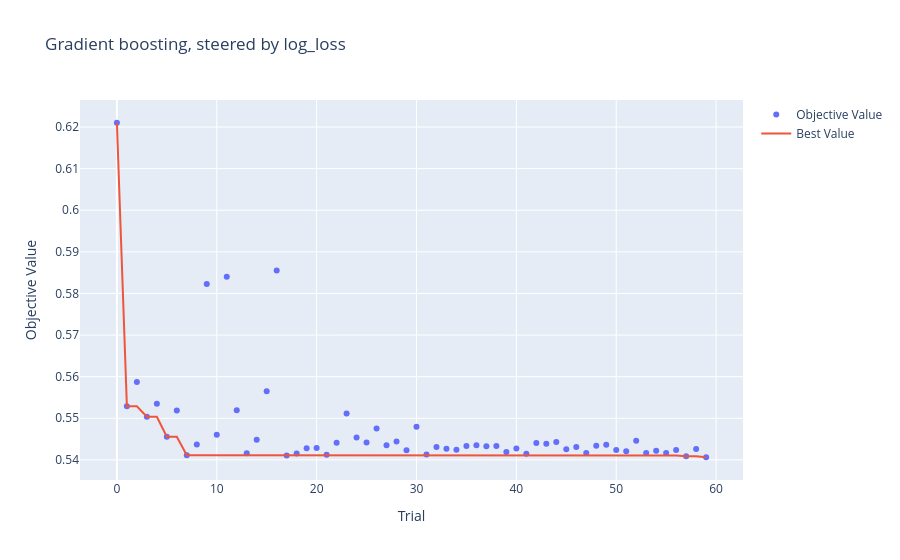
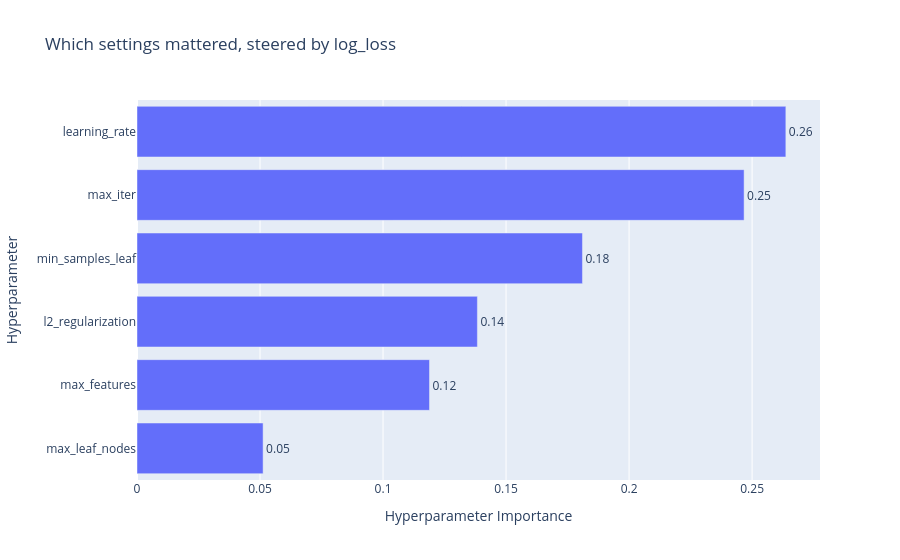
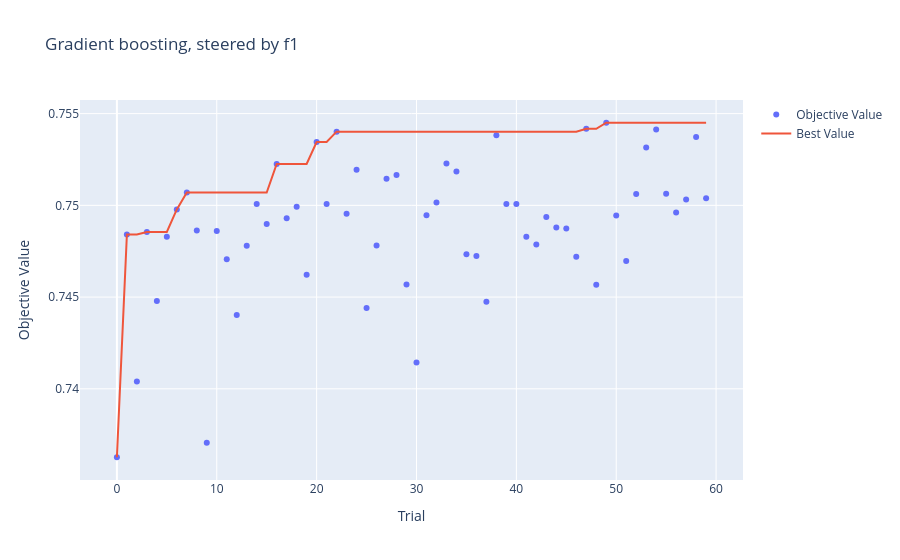
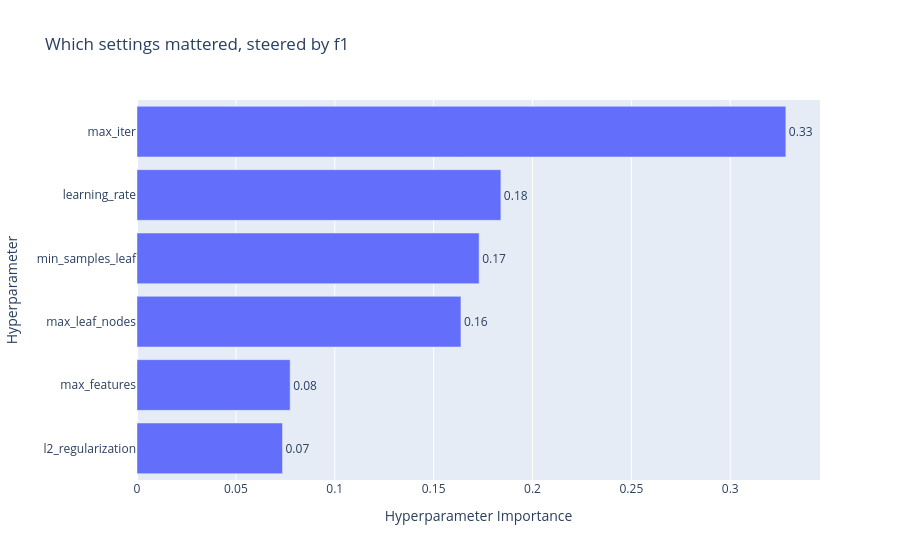

Here is the notebook cell these charts were saved with, in order:
### Markdown cell above
The charts show search progress, estimated hyperparameter importance
and the relationship between development F1 and log-loss.

Training and validation losses help assess how closely each candidate
fits its training data relative to later observations. A smaller gap
alone does not establish better generalisation; validation performance
must also be considered.

### Code cell
for objective, study in study_tree.items():
    plot_optimization_history(study).update_layout(title=f"Gradient boosting, steered by {objective}").show()
    plot_param_importances(study).update_layout(title=f"Which settings mattered, steered by {objective}").show()

plot_slice(study_tree["log_loss"]).update_layout(title="Log-loss against each setting").show()

### Figure 1 — Plotly figure (JSON) as saved in the notebook; plotly's stock layout.template omitted (floating-point values rounded to 4 significant figures)
{"data": [{"mode": "markers", "name": "Objective Value", "type": "scatter", "x": [0, 1, 2, 3, 4, 5, 6, 7, 8, 9, 10, 11, 12, 13, 14, 15, 16, 17, 18, 19, 20, 21, 22, 23, 24, 25, 26, 27, 28, 29, 30, 31, 32, 33, 34, 35, 36, 37, 38, 39, 40, 41, 42, 43, 44, 45, 46, 47, 48, 49, 50, 51, 52, 53, 54, 55, 56, 57, 58, 59], "y": [0.621, 0.5529, 0.5587, 0.5504, 0.5535, 0.5456, 0.5518, 0.5411, 0.5437, 0.5823, 0.546, 0.584, 0.5519, 0.5416, 0.5448, 0.5565, 0.5855, 0.541, 0.5415, 0.5428, 0.5428, 0.5412, 0.5441, 0.5511, 0.5454, 0.5442, 0.5476, 0.5435, 0.5444, 0.5423, 0.548, 0.5413, 0.5431, 0.5427, 0.5425, 0.5434, 0.5435, 0.5433, 0.5434, 0.5419, 0.5427, 0.5415, 0.5441, 0.5439, 0.5443, 0.5426, 0.5431, 0.5417, 0.5434, 0.5436, 0.5424, 0.5421, 0.5446, 0.5417, 0.5422, 0.5417, 0.5424, 0.5409, 0.5426, 0.5406]}, {"mode": "lines", "name": "Best Value", "type": "scatter", "x": [0, 1, 2, 3, 4, 5, 6, 7, 8, 9, 10, 11, 12, 13, 14, 15, 16, 17, 18, 19, 20, 21, 22, 23, 24, 25, 26, 27, 28, 29, 30, 31, 32, 33, 34, 35, 36, 37, 38, 39, 40, 41, 42, 43, 44, 45, 46, 47, 48, 49, 50, 51, 52, 53, 54, 55, 56, 57, 58, 59], "y": [0.621, 0.5529, 0.5529, 0.5504, 0.5504, 0.5456, 0.5456, 0.5411, 0.5411, 0.5411, 0.5411, 0.5411, 0.5411, 0.5411, 0.5411, 0.5411, 0.5411, 0.541, 0.541, 0.541, 0.541, 0.541, 0.541, 0.541, 0.541, 0.541, 0.541, 0.541, 0.541, 0.541, 0.541, 0.541, 0.541, 0.541, 0.541, 0.541, 0.541, 0.541, 0.541, 0.541, 0.541, 0.541, 0.541, 0.541, 0.541, 0.541, 0.541, 0.541, 0.541, 0.541, 0.541, 0.541, 0.541, 0.541, 0.541, 0.541, 0.541, 0.5409, 0.5409, 0.5406]}, {"marker": {"color": "#cccccc"}, "mode": "markers", "name": "Infeasible Trial", "showlegend": false, "type": "scatter", "x": [], "y": []}], "layout": {"title": {"text": "Gradient boosting, steered by log_loss"}, "xaxis": {"title": {"text": "Trial"}}, "yaxis": {"title": {"text": "Objective Value"}}}}

### Figure 2 — Plotly figure (JSON) as saved in the notebook; plotly's stock layout.template omitted (floating-point values rounded to 4 significant figures)
{"data": [{"cliponaxis": false, "hovertemplate": ["max_leaf_nodes (IntDistribution): 0.051250612450573226<extra></extra>", "max_features (FloatDistribution): 0.11888602419587528<extra></extra>", "l2_regularization (FloatDistribution): 0.1383478164607868<extra></extra>", "min_samples_leaf (IntDistribution): 0.181050347869012<extra></extra>", "max_iter (IntDistribution): 0.24674786616559513<extra></extra>", "learning_rate (FloatDistribution): 0.26371733285815757<extra></extra>"], "name": "Objective Value", "orientation": "h", "text": ["0.05", "0.12", "0.14", "0.18", "0.25", "0.26"], "textposition": "outside", "type": "bar", "x": [0.05125, 0.1189, 0.1383, 0.1811, 0.2467, 0.2637], "y": ["max_leaf_nodes", "max_features", "l2_regularization", "min_samples_leaf", "max_iter", "learning_rate"]}], "layout": {"title": {"text": "Which settings mattered, steered by log_loss"}, "xaxis": {"title": {"text": "Hyperparameter Importance"}}, "yaxis": {"title": {"text": "Hyperparameter"}}}}

### Figure 3 — Plotly figure (JSON) as saved in the notebook; plotly's stock layout.template omitted (floating-point values rounded to 4 significant figures)
{"data": [{"mode": "markers", "name": "Objective Value", "type": "scatter", "x": [0, 1, 2, 3, 4, 5, 6, 7, 8, 9, 10, 11, 12, 13, 14, 15, 16, 17, 18, 19, 20, 21, 22, 23, 24, 25, 26, 27, 28, 29, 30, 31, 32, 33, 34, 35, 36, 37, 38, 39, 40, 41, 42, 43, 44, 45, 46, 47, 48, 49, 50, 51, 52, 53, 54, 55, 56, 57, 58, 59], "y": [0.7363, 0.7484, 0.7404, 0.7485, 0.7448, 0.7483, 0.7498, 0.7507, 0.7486, 0.7371, 0.7486, 0.7471, 0.744, 0.7478, 0.7501, 0.749, 0.7523, 0.7493, 0.7499, 0.7462, 0.7535, 0.7501, 0.754, 0.7495, 0.7519, 0.7444, 0.7478, 0.7514, 0.7517, 0.7457, 0.7414, 0.7495, 0.7502, 0.7523, 0.7519, 0.7473, 0.7472, 0.7447, 0.7538, 0.7501, 0.7501, 0.7483, 0.7479, 0.7494, 0.7488, 0.7487, 0.7472, 0.7542, 0.7457, 0.7545, 0.7494, 0.747, 0.7506, 0.7531, 0.7541, 0.7506, 0.7496, 0.7503, 0.7537, 0.7504]}, {"mode": "lines", "name": "Best Value", "type": "scatter", "x": [0, 1, 2, 3, 4, 5, 6, 7, 8, 9, 10, 11, 12, 13, 14, 15, 16, 17, 18, 19, 20, 21, 22, 23, 24, 25, 26, 27, 28, 29, 30, 31, 32, 33, 34, 35, 36, 37, 38, 39, 40, 41, 42, 43, 44, 45, 46, 47, 48, 49, 50, 51, 52, 53, 54, 55, 56, 57, 58, 59], "y": [0.7363, 0.7484, 0.7484, 0.7485, 0.7485, 0.7485, 0.7498, 0.7507, 0.7507, 0.7507, 0.7507, 0.7507, 0.7507, 0.7507, 0.7507, 0.7507, 0.7523, 0.7523, 0.7523, 0.7523, 0.7535, 0.7535, 0.754, 0.754, 0.754, 0.754, 0.754, 0.754, 0.754, 0.754, 0.754, 0.754, 0.754, 0.754, 0.754, 0.754, 0.754, 0.754, 0.754, 0.754, 0.754, 0.754, 0.754, 0.754, 0.754, 0.754, 0.754, 0.7542, 0.7542, 0.7545, 0.7545, 0.7545, 0.7545, 0.7545, 0.7545, 0.7545, 0.7545, 0.7545, 0.7545, 0.7545]}, {"marker": {"color": "#cccccc"}, "mode": "markers", "name": "Infeasible Trial", "showlegend": false, "type": "scatter", "x": [], "y": []}], "layout": {"title": {"text": "Gradient boosting, steered by f1"}, "xaxis": {"title": {"text": "Trial"}}, "yaxis": {"title": {"text": "Objective Value"}}}}

### Figure 4 — Plotly figure (JSON) as saved in the notebook; plotly's stock layout.template omitted (floating-point values rounded to 4 significant figures)
{"data": [{"cliponaxis": false, "hovertemplate": ["l2_regularization (FloatDistribution): 0.07358597864135236<extra></extra>", "max_features (FloatDistribution): 0.0774544876914533<extra></extra>", "max_leaf_nodes (IntDistribution): 0.16381613482966223<extra></extra>", "min_samples_leaf (IntDistribution): 0.17301551885862262<extra></extra>", "learning_rate (FloatDistribution): 0.18400731495445868<extra></extra>", "max_iter (IntDistribution): 0.32812056502445075<extra></extra>"], "name": "Objective Value", "orientation": "h", "text": ["0.07", "0.08", "0.16", "0.17", "0.18", "0.33"], "textposition": "outside", "type": "bar", "x": [0.07359, 0.07745, 0.1638, 0.173, 0.184, 0.3281], "y": ["l2_regularization", "max_features", "max_leaf_nodes", "min_samples_leaf", "learning_rate", "max_iter"]}], "layout": {"title": {"text": "Which settings mattered, steered by f1"}, "xaxis": {"title": {"text": "Hyperparameter Importance"}}, "yaxis": {"title": {"text": "Hyperparameter"}}}}
